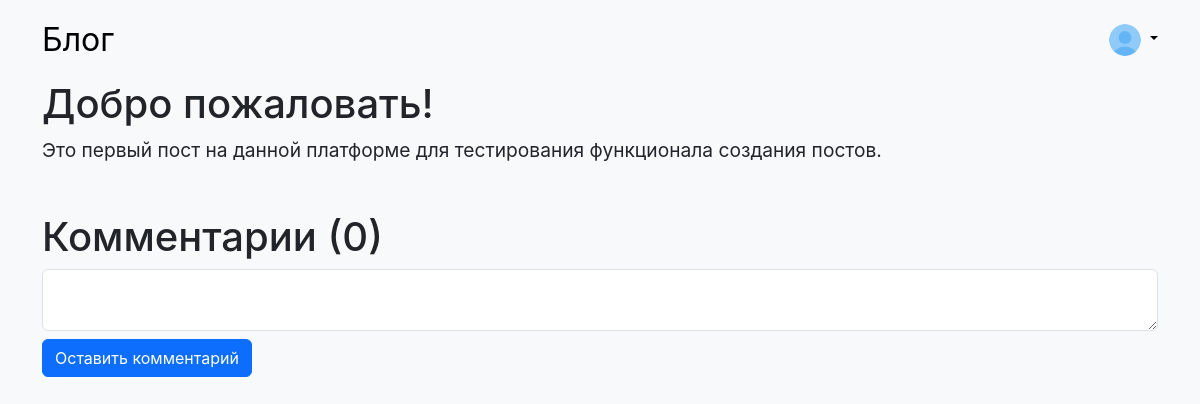
Screenshot of /post/3 (signed in) with the database file from the repository.
### tables this page shows
CREATE TABLE posts (
				id INTEGER PRIMARY KEY AUTOINCREMENT,
				title TEXT,
				content TEXT
			);

### routes.py (the view)
		@self.app.route('/post/<int:postId>')
		def post(postId):
			post = self.dbController.getPostById(int(postId))[0]
			postComments = self.dbController.getCommentsByPostId(int(postId))
			comments = []
			for item in postComments:
				author = self.dbController.getUserById(item[3])[0][1]
				comments.append((item[0], item[1], item[2], author))
			return render_template(
				'post.html',
				post = post,
				comments = comments
			)

### db/CommentModel.py (called while the page is built)
	def getCommentsByPostId(self, postId):
		connectionHelper = ConnectionHelper()
		connection = connectionHelper.getConnection()
		cursor = connection.cursor()
		cursor.execute("SELECT * FROM comments WHERE postId=? ORDER BY id DESC", (postId,))
		ret = cursor.fetchall()
		return ret

### db/ConnectionHelper.py (called while the page is built)
	def getConnection(self):
		return self.connection

	def close(self):
		self.connection.commit()
		self.connection.close()

	def __del__(self):
		self.close()

### db/DataBaseController.py (called while the page is built)
	def getPostById(self, postID):
		return self.postModel.getPostByID(postID)

	def getCommentsByPostId(self, postId):
		return self.commentModel.getCommentsByPostId(postId)

### db/PostModel.py (called while the page is built)
	def getPostByID(self, postID):
		connectionHelper = ConnectionHelper()
		connection = connectionHelper.getConnection()
		cursor = connection.cursor()
		cursor.execute("SELECT * FROM posts WHERE id=?", (postID,))
		ret = cursor.fetchall()
		return ret

### templates/post.html (shortened to what this page needs)
{% extends 'layout.html' %}
{% block content %}
<div class="pb-5">
	<h1>{{ post[1] }}</h1>
	<span id="content" style="font-size: 1.2em;">{{ post[2]|safe }}</span>
</div>
<h1>Комментарии ({{ comments|length }})</h1>
{% if session["username"]: %}
<form method="post" action="/sendNewComment/{{ post[0] }}">
	<textarea class="form-control mb-2" type="text" name="content" style="min-height: 50px;"></textarea>
	<input class="btn btn-primary mb-3" type="submit" name="send" value="Оставить комментарий">
</form>
{% else %}
<div class="alert alert-info" role="alert">
Войдите в аккаунт, чтобы оставлять комментарии!
</div>
{% endif %}
{% endblock %}

### static/styles/style.css (style rules this page uses)
body { font-family: Inter,-apple-system,BlinkMacSystemFont,Segoe UI,Roboto,Helvetica,Arial,sans-serif,Apple Color Emoji,Segoe UI Emoji,Segoe UI Symbol; }

### rows the page displays
posts: title "Добро пожаловать!", content "Это первый пост на данной платформе для тестирования функционала создания постов."

### other values shown
{{ comments|length }} "0"
